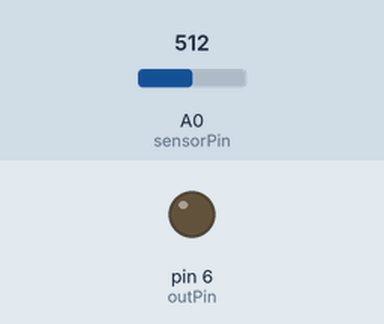
A sketch run on a simulated Arduino Uno, built with avr-gcc and run on an emulated ATmega328P. Shown: output pins drawn as LEDs (lit = HIGH). Inputs (shaded band) come from the test bench; at power-on: A0 (sensorPin) = 512.

Above: at 1.2 s.
1.3 s: A0 (sensorPin) set to 306
At 2.3 s:
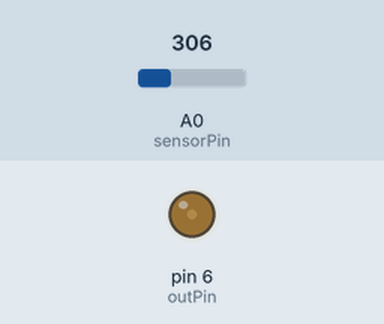
2.8 s: A0 (sensorPin) set to 245
At 3.5 s:
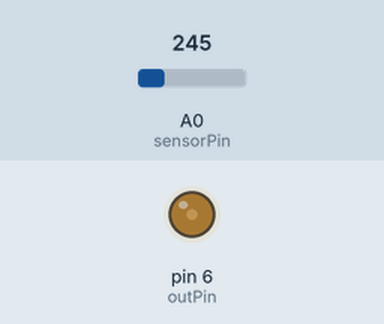
4.3 s: A0 (sensorPin) set to 0
At 4.6 s:
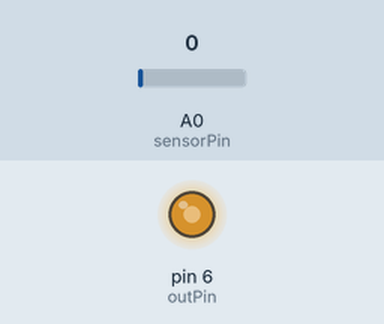
Timing chart, 0 to 7.3 s (numbered marks = the images above; inputs shaded):
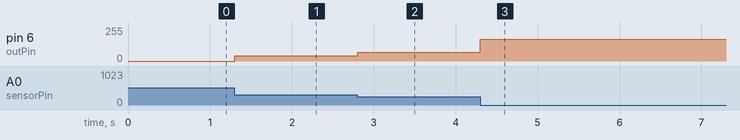

Measured:
- after the input at 1.3 s, pin 6 (outPin): 0/255 → 41/255 at once
- after the input at 2.8 s, pin 6 (outPin): 41/255 → 65/255 at once
- after the input at 4.3 s, pin 6 (outPin): 65/255 → 162/255 at once

The sketch:

codigo_lab_1.ino
```cpp
float Vref=2;
float Vsaida;
float u;
float erro, c;

int sensorPin = A0;
int outPin = 6;


void setup() {
  pinMode(outPin, OUTPUT); // configura pino como saída
}

void loop() {
  Vsaida = analogRead(sensorPin)*(5.0/1024.0);  // ajusta ganho
  erro=Vref-Vsaida;
  c=  1.598;   // colocar  o  compensador aqui, ele função do erro

 u=c*erro*255.0/5.0;   // ajusta ganho

 if (u>255) {analogWrite(6, 255); u=255;} else if(u<0) {analogWrite(6,0); u=0;} else {analogWrite(6,u);}

 delay(5);   //Ts=5ms
 }
```
